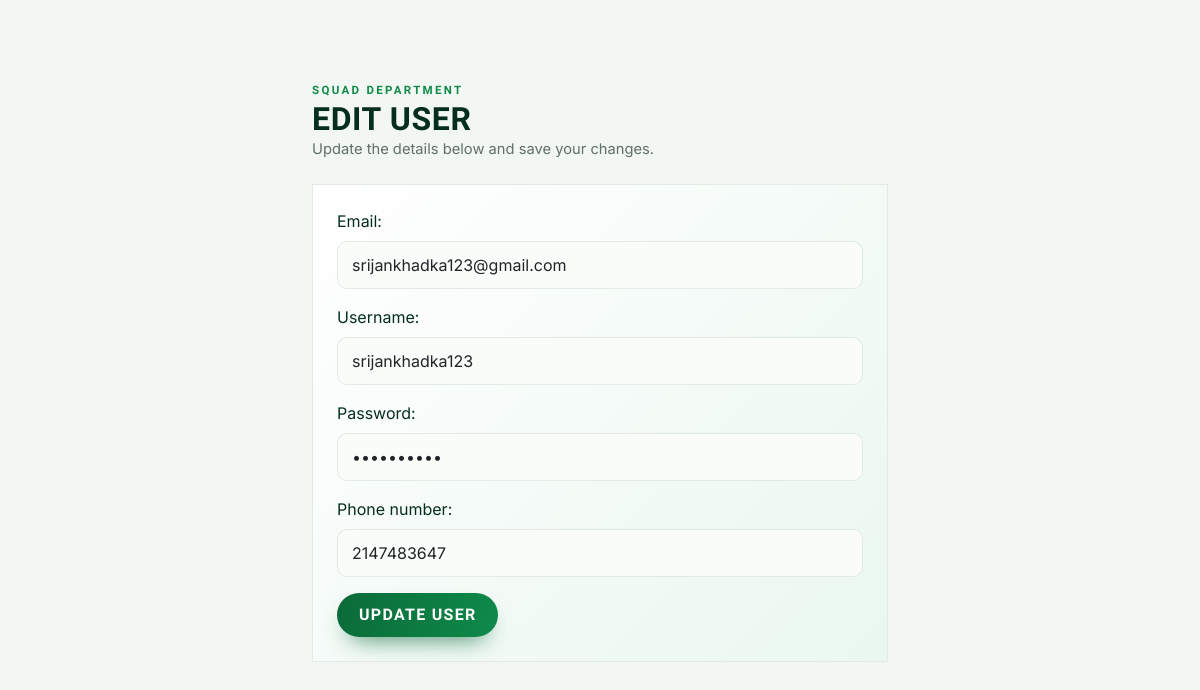
The page /Admin/modifier.php?id=8 (signed in) on the database its author committed.
### tables this page shows
CREATE TABLE `user` (
  `id` int(150) NOT NULL,
  `username` varchar(30) NOT NULL,
  `email` varchar(30) NOT NULL,
  `password` varchar(10) NOT NULL,
  `phone_number` int(10) NOT NULL
);

### Admin/modifier.php (the view, shortened to what this page needs)
<!DOCTYPE html>
<html lang="en">
<head>
    <link rel="stylesheet" href="../css/bootstrap.css">
    <link rel="stylesheet" href="../css/style.css">
</head>
<body class="bg-content">
  <?php
    include 'config.php';
    $id = $_SESSION["id"];
    $statement = $conn->prepare("SELECT * FROM user WHERE id = ?");
    $statement->bind_param("i", $id);
    $statement->execute();
    $result = $statement->get_result();
    $row = $result->fetch_assoc();
  ?>
    <main class="d-flex justify-content-center">
        <div class="container w-50 mt-5">
            <div class="dashboard-page-title mb-4">
                <span class="page-kicker">Squad department</span>
                <h1>Edit User</h1>
                <p>Update the details below and save your changes.</p>
            </div>
            <div class="card__items card__items--blue p-4" style="width:auto;height:auto">
                <form method="POST" action="updateuser.php" enctype="multipart/form-data">
                    <div class="mb-3">
                        <label for="email" class="form-label">Email:</label>
                        <input type="email" class="form-control" id="email" name="email" value="<?php echo htmlspecialchars($row['email']) ?>">
                    </div>
                    <div class="mb-3">
                        <label for="username" class="form-label">Username:</label>
                        <input type="text" class="form-control" id="username" name="username" value="<?php echo htmlspecialchars($row['username']) ?>">
                    </div>
                    <div class="mb-3">
                        <label for="password" class="form-label">Password:</label>
                        <input type="password" class="form-control" id="password" name="password" value="<?php echo htmlspecialchars($row['password']) ?>">
                    </div>
                    <div class="mb-3">
                        <label for="phone_number" class="form-label">Phone number:</label>
                        <input type="number" class="form-control" id="phone_number" name="phone_number" value="<?php echo htmlspecialchars($row['phone_number']) ?>">
                    </div>
                    <button type="submit" name="submit" class="btn btn-primary">Update user</button>
                </form>
            </div>
        </div>
    </main>
</body>
</html>

### css/style.css (style rules this page uses)
:root { --pitch: #0B6B3A; --pitch-mid: #0E8A49; --pitch-deep: #062E1C; --pitch-dark: #04170E; --lime: #B8F32B; --lime-deep: #9BE01B; --paper: #F3F7F4; --ink: #0E1A13; --muted: #5F7067; --line: #E2EAE4; --danger: #E5484D; --radius: 16px; --shadow: 0 22px 45px -24px rgba(6, 46, 28, .4); --font-display: 'Barlow Condensed', Impact, sans-serif; --font-body: 'Inter', system-ui, sans-serif; }
* { font-family: var(--font-body); }
body { color: var(--ink); }
h1, h2, h3, h4, h5, h6 { font-family: var(--font-display); text-transform: uppercase; letter-spacing: .02em; font-weight: 800; }
.bg-content { background: var(--paper); }
.card__items--blue { background: linear-gradient(135deg, #fff, #EAF7F0); color: var(--pitch-deep); border: 1px solid var(--line); }
.page-kicker { color: var(--pitch-mid); font-family: var(--font-display); font-weight: 700; letter-spacing: .2em; text-transform: uppercase; font-size: .72rem; }
.btn-primary { background: linear-gradient(100deg, var(--pitch), var(--pitch-mid)); border: 0; color: #fff; font-family: var(--font-display); font-weight: 700; letter-spacing: .08em; text-transform: uppercase; border-radius: 999px; padding: 10px 22px; box-shadow: 0 12px 24px -12px rgba(11, 107, 58, .9); }
.form-control, .form-select { border: 1.5px solid var(--line); border-radius: 10px; padding: 11px 14px; background: #FAFCFA; }
.dashboard-page-title { margin: 28px 0 6px; }
.dashboard-page-title h1 { color: var(--pitch-deep); font-size: 2rem; margin: 0; }
.dashboard-page-title p { color: var(--muted); margin: 0; font-size: .92rem; }

### rows shown on the page
user: email "srijankhadka123@gmail.com", username "srijankhadka123", phone_number "2147483647"
